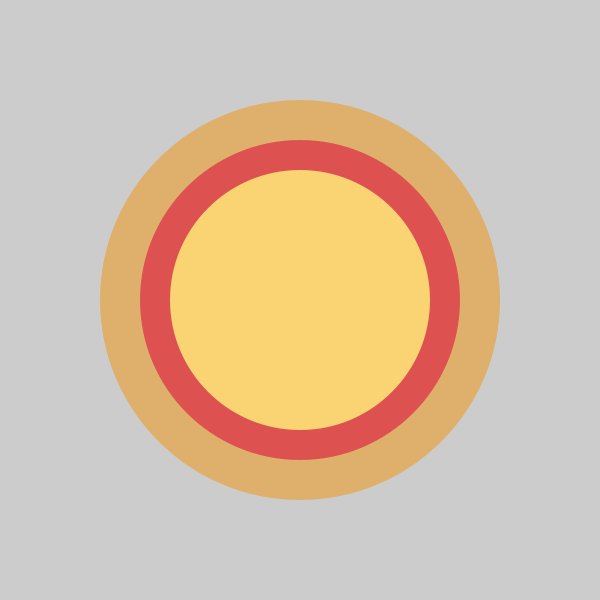
Frame 1 (no input)
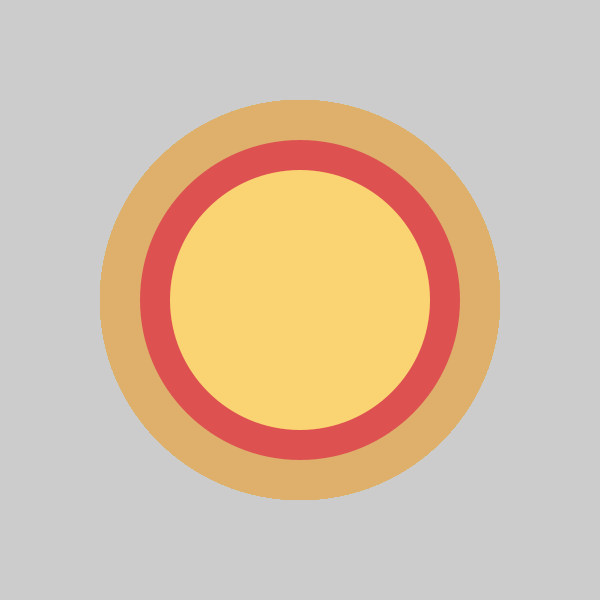
Frame 60 (the mouse pressed at the canvas centre just before this capture)
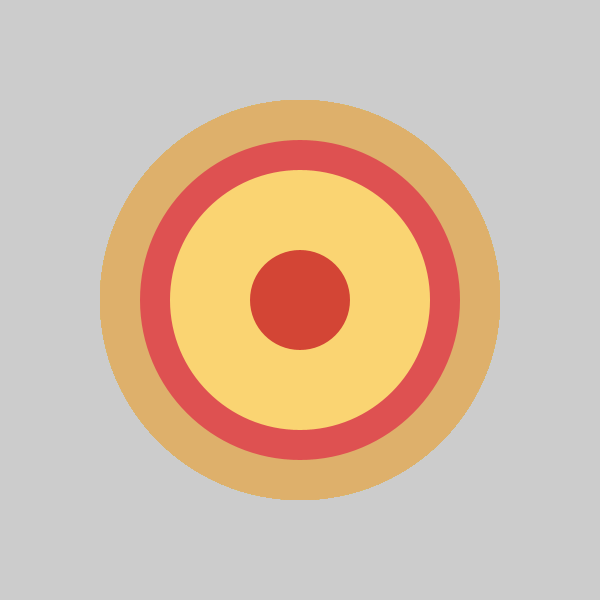
Frame 120 (the mouse held since frame 60 and released just before this capture)

The Processing sketch that drew these frames (run headless with seeded random() and noise(); from frame 60 on, the mouse is pressed at the canvas centre):

// Processing sketch: pizza
// ── pizza.pde

void setup() {
    size(600,600);

}
void draw() {
  noStroke();
  fill(#DEB06B);
    ellipse(300,300, 400,400);
    fill(#DE5151);
    ellipse(300,300, 320,320);
     fill(#FAD472);
    ellipse(300,300, 260,260);
    
    if (mousePressed){
    fill(#D34535);
    ellipse (mouseX, mouseY, 100,100);
    
    
    
    
    
    
    }  
    
}
